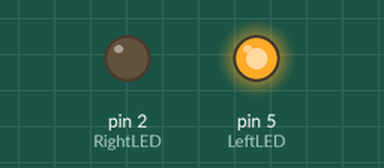
The sketch below on a simulated Arduino Uno, built with avr-gcc and run on an emulated ATmega328P. On the bench: output pins drawn as LEDs (lit = HIGH).

Above: at 0.1 s.
At 2.9 s:
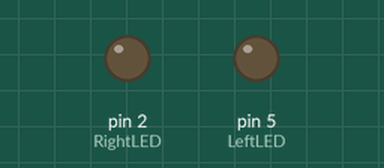
Timing chart, 0 to 5.2 s (numbered marks = the images above):
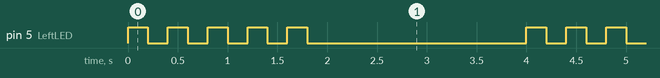

The sketch:

forExampleSkel.ino
```cpp
/*
  For example
  blinks left LED for nleft counts, then right LED for nright
*/

int LeftLED = 5;
int RightLED = 2;
void setup() {
  pinMode(LeftLED, OUTPUT);
  pinMode(RightLED, OUTPUT);
}
void loop() {
  int nLeft = 5;
  for (int k = 0; k < nLeft; k++){
    digitalWrite(LeftLED, HIGH);
    delay(200);
    digitalWrite(LeftLED, LOW);
    delay(200);
  }
  delay(2000);

  //add code to blink the right LED
  // 10 times with a delay of 100 ms
}
```

Measured:
- by itself, pin 5 (LeftLED): repeats every 4.0 s: 4 × (LOW 0.20 s, HIGH 0.20 s), LOW 2.2 s, HIGH 0.20 s
- by itself, everything shown: repeats every 4.0 s, in 10 steps
